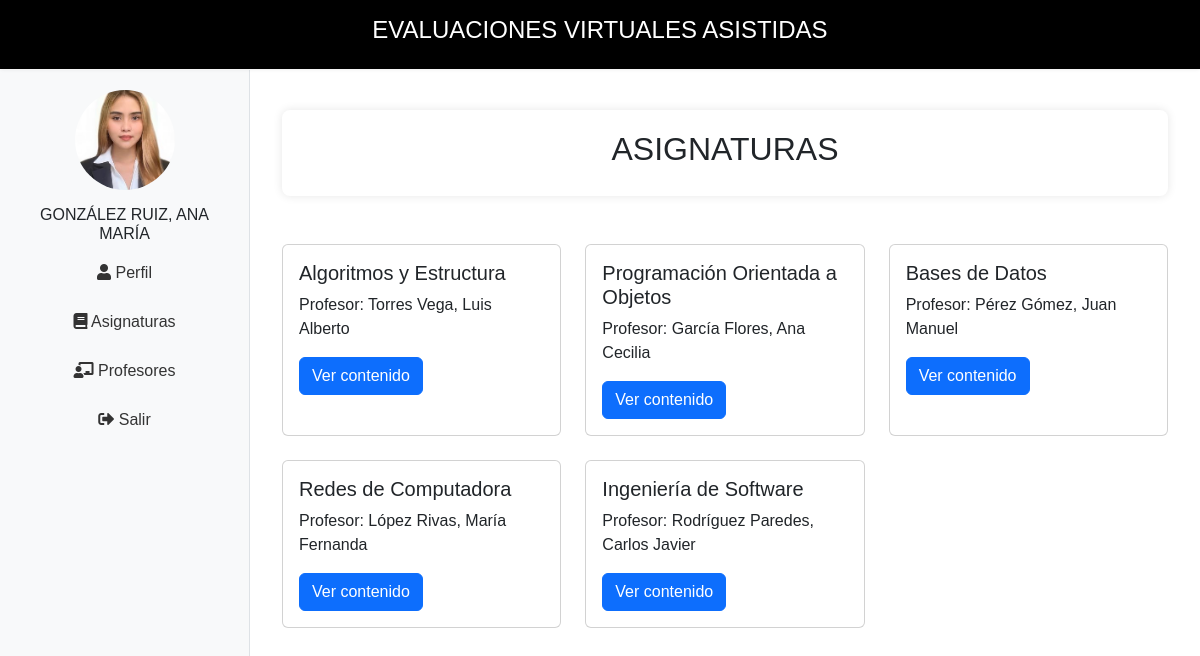
Page /portalEstudiante/ (signed in) on the committed database.
### webApp/models.py (models this page shows, shortened)
class Curso(models.Model):
    nombre=models.CharField(max_length=50)
    docente = models.ForeignKey(Docente, on_delete=models.CASCADE, related_name='cursos')
    class Meta:
        verbose_name='curso'
        verbose_name_plural='cursos'
        db_table='cursos'

class Docente(models.Model):
    user = models.OneToOneField(User, on_delete=models.CASCADE, related_name='docente')
    apellido_paterno=models.CharField(max_length=20, verbose_name='Apeliido Paterno')
    apellido_materno=models.CharField(max_length=20, verbose_name='Apellido Materno')
    nombres=models.CharField(max_length=20)
    fecha_nacimiento=models.DateField(verbose_name='fecha de Nacimiento')
    sexo=models.CharField(max_length=1, choices=sexos, default='-')
    direccion=models.CharField(max_length=50, verbose_name="dirección",null=True, blank=True)
    telefono=models.CharField(max_length=9,null=True, blank=True)
    def nombre_completo(self):
        return "{} {}, {}".format(self.apellido_paterno, self.apellido_materno, self.nombres)
    class Meta:
        verbose_name='docente'
        verbose_name_plural='docentes'
        db_table='docente'

### portalEstudiante/views.py (the view)
# urls.py: path('',asignatura,name='asignatura'),
def asignatura(request):
    cursos = Curso.objects.select_related('docente').all()
    context = {
        'cursos': cursos,
    }
    return render(request, "Asignaturas/asignaturas.html",context)

### portalEstudiante/context_processors.py (called while the page is built)
def nombre_estudiante(request):
    if request.user.is_authenticated:
        try:
            estudiante = request.user.estudiante
            nombre_completo = estudiante.nombre_completo()
            foto_url = estudiante.foto.url if estudiante.foto else None
            return {'nombre_estudiante': nombre_completo, 'foto_estudiante': foto_url}
        except Estudiante.DoesNotExist:
            return {'nombre_estudiante': "USER INVITADO", 'foto_estudiante': None}
    return {'nombre_estudiante': None, 'foto_estudiante': None}

### webApp/models.py (called while the page is built)
    def nombre_completo(self):
        nombre_completo = "{} {}, {}".format(self.apellido_paterno, self.apellido_materno, self.nombres)
        return nombre_completo.upper()

### portalEstudiante/templates/Asignaturas/asignaturas.html
{% extends "portalEstudiante/base.html" %}
{% load static %}
{% load widget_tweaks %}
{% block content %}
<div class="container mt-3">
    <div class="contenido">
        <h2 class="text-center" style="font-family: 'Rockwell', sans-serif;">ASIGNATURAS</h2>
    </div>
</div>
<div class="container mt-5">
    <div class="row">
        {% if cursos %}
            {% for curso in cursos %}
                <div class="col-md-4 mb-4">
                    <div class="card h-100">
                        <div class="card-body">
                            <h5 class="card-title">{{ curso.nombre }}</h5>
                            <p class="card-text">Profesor: {{ curso.docente.nombre_completo }}</p>
                            <a href="{% url 'evaluaciones' curso.id %}" class="btn btn-primary">Ver contenido</a>
                        </div>
                    </div>
                </div>
            {% endfor %}
        {% else %}
            <p>No hay cursos disponibles.</p>
        {% endif %}
    </div>
</div>
{% endblock content %}

### portalEstudiante/templates/portalEstudiante/base.html (style rules this page uses)
.contenido { padding: 20px; margin: 20px auto; background-color: #fff; border-radius: 8px; box-shadow: 0 0 10px rgba(0, 0, 0, 0.1); }
body { display: flex; flex-direction: column; margin: 0; padding: 0; font-family: Arial, sans-serif; height: 100vh; }

### rows in the picture
Curso: nombre "Algoritmos y Estructura", docente.nombre_completo "Torres Vega, Luis Alberto"
Curso: nombre "Programación Orientada a Objetos", docente.nombre_completo "García Flores, Ana Cecilia"
Curso: nombre "Bases de Datos", docente.nombre_completo "Pérez Gómez, Juan Manuel"
Curso: nombre "Redes de Computadora", docente.nombre_completo "López Rivas, María Fernanda"
Curso: nombre "Ingeniería de Software", docente.nombre_completo "Rodríguez Paredes, Carlos Javier"

### other values in the picture
{{ nombre_estudiante }} "GONZÁLEZ RUIZ, ANA MARÍA"
